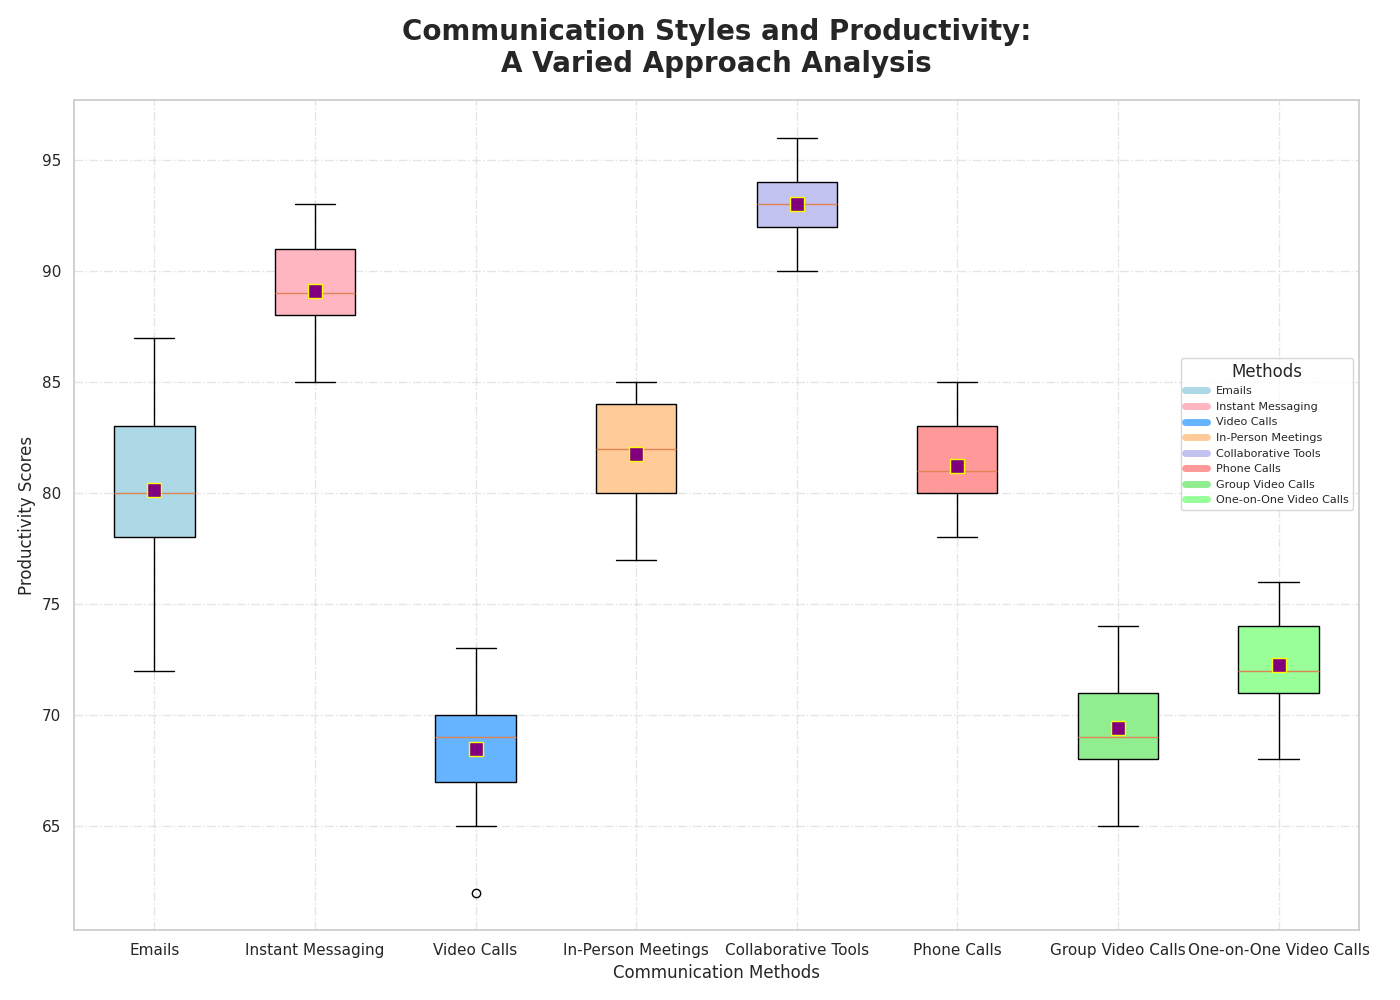

Write Python code to recreate this figure.
import matplotlib.pyplot as plt
import numpy as np

communication_methods = [
    'Emails', 'Instant Messaging', 'Video Calls', 'In-Person Meetings', 
    'Collaborative Tools', 'Phone Calls', 'Group Video Calls', 'One-on-One Video Calls'
]

productivity_scores = [
    [72, 75, 78, 80, 83, 85, 87, 78, 80, 82, 79, 81, 84, 76, 80, 83, 79],
    [88, 89, 90, 92, 87, 91, 90, 93, 91, 87, 85, 88, 86, 89, 91, 90, 88],
    [62, 65, 68, 71, 69, 67, 70, 73, 68, 66, 70, 67, 69, 68, 72, 70, 69],
    [77, 80, 82, 83, 81, 84, 85, 79, 82, 84, 78, 81, 80, 83, 85, 84, 82],
    [91, 92, 94, 95, 93, 90, 96, 92, 94, 93, 91, 94, 95, 92, 94, 92, 93],
    [78, 80, 82, 81, 85, 83, 79, 80, 82, 81, 84, 85, 78, 80, 79, 81, 83],
    [65, 68, 70, 74, 69, 66, 73, 71, 69, 66, 70, 67, 72, 70, 68, 69, 73],
    [68, 71, 73, 76, 72, 70, 75, 74, 72, 69, 71, 69, 74, 72, 76, 75, 71]
]

plt.figure(figsize=(14, 10))
box = plt.boxplot(
    productivity_scores,
    patch_artist=True,
    labels=communication_methods,
    notch=False,
    vert=True,
    showmeans=True,
    meanprops={"marker": "s", "markerfacecolor": "purple", "markeredgecolor": "yellow", "markersize": 10}
)

colors = ['#ADD8E6', '#FFB6C1', '#66B3FF', '#FFCC99', '#C2C2F0', '#FF9999', '#90EE90', '#99FF99']
for patch, color in zip(box['boxes'], colors):
    patch.set_facecolor(color)

plt.title(
    'Communication Styles and Productivity:\nA Varied Approach Analysis', 
    fontsize=20, fontweight='bold', pad=20
)
plt.xlabel('Communication Methods', fontsize=12)
plt.ylabel('Productivity Scores', fontsize=12)

plt.grid(linestyle='-.', alpha=0.5)

handles = [plt.Line2D([0], [0], color=color, lw=5, linestyle='-') for color in colors]
plt.legend(handles, communication_methods, title='Methods', loc='lower right', fontsize=8, bbox_to_anchor=(1, 0.5))

plt.tight_layout()
plt.show()
